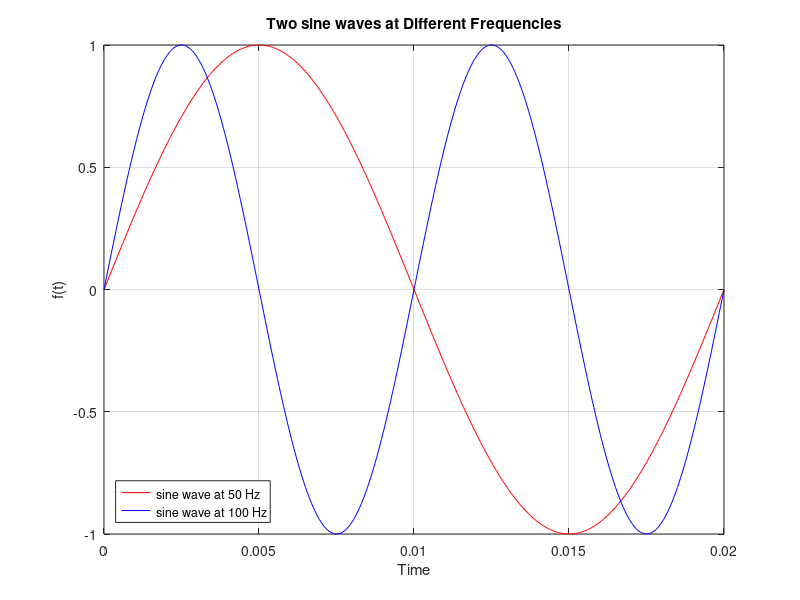

Write the MATLAB code that produced this figure.
%To generate two sine waves at 50 and 100 hertz
clear all; close all; clc;
t=0:0.00005:0.02; %time
f1=50; %frequency
f2=100;
a=sin(2*pi*f1*t);        %Sine wave at 50 Hz
b=sin(2*pi*f2*t);        %sine wave at 100 Hz
plot(t,a,'r',t,b,'b')
grid        %grid lines on
title('Two sine waves at Different Frequencies')
xlabel('Time')
ylabel('f(t)')
legend('sine wave at 50 Hz','sine wave at 100 Hz','location','southwest')